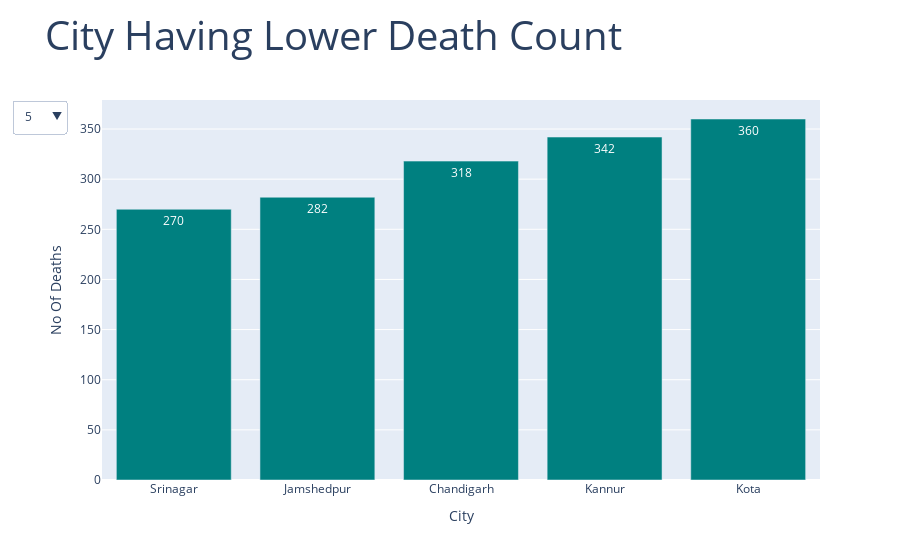

Notebook cell for this chart:
### Code cell
death_count_desc_fig=go.Figure()
death_count_desc_plot_names = []
death_count_desc_buttons=[]
default_Top_City = 5
for death_count_desc_city in Count:
    death_count_desc_df=death_count_desc_df_order.head(death_count_desc_city)
    death_count_desc_fig.add_trace(go.Bar(y=death_count_desc_df["Count"],x=death_count_desc_df["Million Plus Cities"],marker=dict(color="teal"),text=death_count_desc_df["Count"],visible=(death_count_desc_city==default_Top_City)))
    death_count_desc_plot_names.extend([death_count_desc_city])
    
    
for death_count_desc_city in Count:
    death_count_desc_buttons.append(dict(method='update',
                        label=death_count_desc_city,
                        args = [{'visible': [death_count_desc_city==r for r in death_count_desc_plot_names]}]))

# Add dropdown menus to the figure
death_count_desc_fig.update_layout(showlegend=False, updatemenus=[{"buttons": death_count_desc_buttons, "direction": "down", "active": Count.index(default_Top_City)}])
death_count_desc_fig.update_layout(xaxis_title="City", yaxis_title="No Of Deaths",title=dict(text="City Having Lower Death Count", font=dict(size=40)))
death_count_desc_fig.show()

### Figure 1 — Plotly figure (JSON) as saved in the notebook; plotly's stock layout.template omitted (floating-point values rounded to 4 significant figures)
{"data": [{"marker": {"color": "teal"}, "text": [270, 282, 318, 342, 360], "type": "bar", "visible": true, "x": ["Srinagar", "Jamshedpur", "Chandigarh", "Kannur", "Kota"], "y": [270, 282, 318, 342, 360]}, {"marker": {"color": "teal"}, "text": [270, 282, 318, 342, 360, 388, 396, 486, 498, 522], "type": "bar", "visible": false, "x": ["Srinagar", "Jamshedpur", "Chandigarh", "Kannur", "Kota", "Coimbatore", "Amritsar", "Madurai", "Dhanbad", "Tiruchirapalli"], "y": [270, 282, 318, 342, 360, 388, 396, 486, 498, 522]}, {"marker": {"color": "teal"}, "text": [270, 282, 318, 342, 360, 388, 396, 486, 498, 522, 546, 606, 648, 804, 816], "type": "bar", "visible": false, "x": ["Srinagar", "Jamshedpur", "Chandigarh", "Kannur", "Kota", "Coimbatore", "Amritsar", "Madurai", "Dhanbad", "Tiruchirapalli", "Khozikode", "Kochi", "Thiruvanthapuram", "Thrissur", "Aurangabad"], "y": [270, 282, 318, 342, 360, 388, 396, 486, 498, 522, 546, 606, 648, 804, 816]}, {"marker": {"color": "teal"}, "text": [270, 282, 318, 342, 360, 388, 396, 486, 498, 522, 546, 606, 648, 804, 816, 828, 852, 858, 918, 1026], "type": "bar", "visible": false, "x": ["Srinagar", "Jamshedpur", "Chandigarh", "Kannur", "Kota", "Coimbatore", "Amritsar", "Madurai", "Dhanbad", "Tiruchirapalli", "Khozikode", "Kochi", "Thiruvanthapuram", "Thrissur", "Aurangabad", "Rajkot", "Jodhpur", "Pune", "Vadodra", "Nashik"], "y": [270, 282, 318, 342, 360, 388, 396, 486, 498, 522, 546, 606, 648, 804, 816, 828, 852, 858, 918, 1026]}, {"marker": {"color": "teal"}, "text": [270, 282, 318, 342, 360, 388, 396, 486, 498, 522, 546, 606, 648, 804, 816, 828, 852, 858, 918, 1026, 1086, 1146, 1164, 1170, 1206], "type": "bar", "visible": false, "x": ["Srinagar", "Jamshedpur", "Chandigarh", "Kannur", "Kota", "Coimbatore", "Amritsar", "Madurai", "Dhanbad", "Tiruchirapalli", "Khozikode", "Kochi", "Thiruvanthapuram", "Thrissur", "Aurangabad", "Rajkot", "Jodhpur", "Pune", "Vadodra", "Nashik", "Patna", "Surat", "Kollam", "Faridabad", "Kolkata"], "y": [270, 282, 318, 342, 360, 388, 396, 486, 498, 522, 546, 606, 648, 804, 816, 828, 852, 858, 918, 1026, 1086, 1146, 1164, 1170, 1206]}], "layout": {"showlegend": false, "title": {"font": {"size": 40}, "text": "City Having Lower Death Count"}, "updatemenus": [{"active": 0, "buttons": [{"args": [{"visible": [true, false, false, false, false]}], "label": "5", "method": "update"}, {"args": [{"visible": [false, true, false, false, false]}], "label": "10", "method": "update"}, {"args": [{"visible": [false, false, true, false, false]}], "label": "15", "method": "update"}, {"args": [{"visible": [false, false, false, true, false]}], "label": "20", "method": "update"}, {"args": [{"visible": [false, false, false, false, true]}], "label": "25", "method": "update"}], "direction": "down"}], "xaxis": {"title": {"text": "City"}}, "yaxis": {"title": {"text": "No Of Deaths"}}}}
